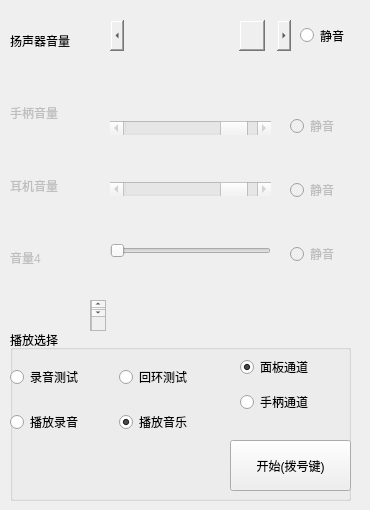
   <widget class="QWidget" name="page_4">
    <widget class="QWidget" name="verticalLayoutWidget_9">
     <property name="geometry">
      <rect>
       <x>10</x>
       <y>80</y>
       <width>81</width>
       <height>211</height>
      </rect>
     </property>
     <layout class="QVBoxLayout" name="verticalLayout_9">
      <item>
       <widget class="QLabel" name="label_HandVol">
        <property name="enabled">
         <bool>false</bool>
        </property>
        <property name="styleSheet">
         <string notr="true">font: 10pt &quot;Ubuntu&quot;;</string>
        </property>
        <property name="text">
         <string>手柄音量</string>
        </property>
       </widget>
      </item>
      <item>
       <widget class="QLabel" name="label_EarphVol">
        <property name="enabled">
         <bool>false</bool>
        </property>
        <property name="styleSheet">
         <string notr="true">font: 10pt &quot;Ubuntu&quot;;</string>
        </property>
        <property name="text">
         <string>耳机音量</string>
        </property>
       </widget>
      </item>
      <item>
       <widget class="QLabel" name="label_19">
        <property name="enabled">
         <bool>false</bool>
        </property>
        <property name="styleSheet">
         <string notr="true">font: 10pt &quot;Ubuntu&quot;;</string>
        </property>
        <property name="text">
         <string>音量4</string>
        </property>
       </widget>
      </item>
     </layout>
    </widget>
    <widget class="QWidget" name="verticalLayoutWidget_11">
     <property name="geometry">
      <rect>
       <x>110</x>
       <y>80</y>
       <width>161</width>
       <height>221</height>
      </rect>
     </property>
     <layout class="QVBoxLayout" name="verticalLayout_11">
      <item>
       <widget class="QScrollBar" name="horizontalScrollBar_HandVol">
        <property name="enabled">
         <bool>false</bool>
        </property>
        <property name="sliderPosition">
         <number>90</number>
        </property>
        <property name="orientation">
         <enum>Qt::Horizontal</enum>
        </property>
       </widget>
      </item>
      <item>
       <widget class="QScrollBar" name="horizontalScrollBar_EarphVol">
        <property name="enabled">
         <bool>false</bool>
        </property>
        <property name="sliderPosition">
         <number>90</number>
        </property>
        <property name="orientation">
         <enum>Qt::Horizontal</enum>
        </property>
       </widget>
      </item>
      <item>
       <widget class="QSlider" name="horizontalSlider_4">
        <property name="enabled">
         <bool>false</bool>
        </property>
        <property name="orientation">
         <enum>Qt::Horizontal</enum>
        </property>
       </widget>
      </item>
     </layout>
    </widget>
    <widget class="QScrollBar" name="horizontalScrollBar_SpeakVol">
     <property name="geometry">
      <rect>
       <x>110</x>
       <y>20</y>
       <width>181</width>
       <height>31</height>
      </rect>
     </property>
     <property name="styleSheet">
      <string notr="true">border-color: rgb(78, 154, 6);
selection-color: rgb(52, 101, 164);</string>
     </property>
     <property name="sliderPosition">
      <number>90</number>
     </property>
     <property name="orientation">
      <enum>Qt::Horizontal</enum>
     </property>
    </widget>
    <widget class="QLabel" name="label_SpeakVol">
     <property name="geometry">
      <rect>
       <x>10</x>
       <y>20</y>
       <width>81</width>
       <height>41</height>
      </rect>
     </property>
     <property name="styleSheet">
      <string notr="true">font: 10pt &quot;Ubuntu&quot;;</string>
     </property>
     <property name="text">
      <string>扬声器音量</string>
     </property>
    </widget>
    <widget class="QRadioButton" name="radioButton_SpeakVol">
     <property name="geometry">
      <rect>
       <x>300</x>
       <y>20</y>
       <width>61</width>
       <height>31</height>
      </rect>
     </property>
     <property name="styleSheet">
      <string notr="true">font: 10pt &quot;Ubuntu&quot;;</string>
     </property>
     <property name="text">
      <string>静音</string>
     </property>
     <property name="autoExclusive">
      <bool>false</bool>
     </property>
    </widget>
    <widget class="QTextBrowser" name="textBrowser_help_page5">
     <property name="geometry">
      <rect>
       <x>90</x>
       <y>300</y>
       <width>16</width>
       <height>31</height>
      </rect>
     </property>
     <property name="html">
      <string>&lt;!DOCTYPE HTML PUBLIC &quot;-//W3C//DTD HTML 4.0//EN&quot; &quot;http://www.w3.org/TR/REC-html40/strict.dtd&quot;&gt;
&lt;html&gt;&lt;head&gt;&lt;meta name=&quot;qrichtext&quot; content=&quot;1&quot; /&gt;&lt;style type=&quot;text/css&quot;&gt;
p, li { white-space: pre-wrap; }
&lt;/style&gt;&lt;/head&gt;&lt;body style=&quot; font-family:'SimSun'; font-size:9pt; font-weight:400; font-style:normal;&quot;&gt;
&lt;p style=&quot; margin-top:0px; margin-bottom:0px; margin-left:0px; margin-right:0px; -qt-block-indent:0; text-indent:0px;&quot;&gt;&lt;span style=&quot; font-family:'Ubuntu'; font-size:16pt; color:#8ae234;&quot;&gt;全局帮助信息：&lt;/span&gt;&lt;/p&gt;
&lt;p style=&quot; margin-top:0px; margin-bottom:0px; margin-left:0px; margin-right:0px; -qt-block-indent:0; text-indent:0px;&quot;&gt;&lt;span style=&quot; font-family:'Ubuntu'; font-size:16pt;&quot;&gt;0.界面中红色字体均表示快捷键!!!!      组合键需&lt;/span&gt;&lt;span style=&quot; font-family:'Ubuntu'; font-size:16pt; color:#ef2929;&quot;&gt;先按下测试（不松开），再按其他&lt;/span&gt;&lt;/p&gt;
&lt;p style=&quot; margin-top:0px; margin-bottom:0px; margin-left:0px; margin-right:0px; -qt-block-indent:0; text-indent:0px;&quot;&gt;&lt;span style=&quot; font-family:'Ubuntu'; font-size:16pt;&quot;&gt;1.快速切换到对应的页面：组合键，按下test，再按1-9中任意数字，将切换到对应的页面。&lt;/span&gt;&lt;/p&gt;
&lt;p style=&quot; margin-top:0px; margin-bottom:0px; margin-left:0px; margin-right:0px; -qt-block-indent:0; text-indent:0px;&quot;&gt;&lt;span style=&quot; font-family:'Ubuntu'; font-size:16pt;&quot;&gt;2.上一页，下一页：组合键，按下test，再按方向上或者方向下，将进行翻页操作。&lt;/span&gt;&lt;/p&gt;
&lt;p style=&quot; margin-top:0px; margin-bottom:0px; margin-left:0px; margin-right:0px; -qt-block-indent:0; text-indent:0px;&quot;&gt;&lt;span style=&quot; font-family:'Ubuntu'; font-size:16pt;&quot;&gt;3.重启设备： 组合键，按下test，再按下PTT，&lt;/span&gt;&lt;span style=&quot; font-family:'Ubuntu'; font-size:16pt; color:#ef2929;&quot;&gt;设备将重启&lt;/span&gt;&lt;/p&gt;
&lt;p style=&quot; margin-top:0px; margin-bottom:0px; margin-left:0px; margin-right:0px; -qt-block-indent:0; text-indent:0px;&quot;&gt;&lt;span style=&quot; font-family:'Ubuntu'; font-size:16pt;&quot;&gt;4.默认启动页：选择下次启动时将显示的页面。&lt;/span&gt;&lt;/p&gt;
&lt;p style=&quot;-qt-paragraph-type:empty; margin-top:0px; margin-bottom:0px; margin-left:0px; margin-right:0px; -qt-block-indent:0; text-indent:0px; font-family:'Ubuntu'; font-size:16pt;&quot;&gt;&lt;br /&gt;&lt;/p&gt;
&lt;p style=&quot;-qt-paragraph-type:empty; margin-top:0px; margin-bottom:0px; margin-left:0px; margin-right:0px; -qt-block-indent:0; text-indent:0px; font-family:'Ubuntu'; font-size:16pt;&quot;&gt;&lt;br /&gt;&lt;/p&gt;
&lt;p style=&quot;-qt-paragraph-type:empty; margin-top:0px; margin-bottom:0px; margin-left:0px; margin-right:0px; -qt-block-indent:0; text-indent:0px; font-family:'Ubuntu'; font-size:16pt;&quot;&gt;&lt;br /&gt;&lt;/p&gt;
&lt;p style=&quot;-qt-paragraph-type:empty; margin-top:0px; margin-bottom:0px; margin-left:0px; margin-right:0px; -qt-block-indent:0; text-indent:0px; font-family:'Ubuntu'; font-size:16pt;&quot;&gt;&lt;br /&gt;&lt;/p&gt;
&lt;p style=&quot; margin-top:0px; margin-bottom:0px; margin-left:0px; margin-right:0px; -qt-block-indent:0; text-indent:0px;&quot;&gt;&lt;span style=&quot; font-family:'Ubuntu'; font-size:16pt; color:#729fcf;&quot;&gt;本页帮助信息：&lt;/span&gt;&lt;/p&gt;
&lt;p style=&quot; margin-top:0px; margin-bottom:0px; margin-left:0px; margin-right:0px; -qt-block-indent:0; text-indent:0px;&quot;&gt;&lt;span style=&quot; font-family:'Ubuntu'; font-size:16pt;&quot;&gt;1.本页是音频测试页，主要针对是导光面板和工装板测试。&lt;/span&gt;&lt;/p&gt;
&lt;p style=&quot; margin-top:0px; margin-bottom:0px; margin-left:0px; margin-right:0px; -qt-block-indent:0; text-indent:0px;&quot;&gt;&lt;span style=&quot; font-family:'Ubuntu'; font-size:16pt;&quot;&gt;2.主要的功能可以选择播放，录音和回环。&lt;/span&gt;&lt;/p&gt;&lt;/body&gt;&lt;/html&gt;</string>
     </property>
    </widget>
    <widget class="QWidget" name="verticalLayoutWidget_8">
     <property name="geometry">
      <rect>
       <x>290</x>
       <y>80</y>
       <width>71</width>
       <height>221</height>
      </rect>
     </property>
     <layout class="QVBoxLayout" name="verticalLayout_8">
      <item>
       <widget class="QRadioButton" name="radioButton_HandVol">
        <property name="enabled">
         <bool>false</bool>
        </property>
        <property name="styleSheet">
         <string notr="true">font: 10pt &quot;Ubuntu&quot;;</string>
        </property>
        <property name="text">
         <string>静音</string>
        </property>
        <property name="autoExclusive">
         <bool>false</bool>
        </property>
       </widget>
      </item>
      <item>
       <widget class="QRadioButton" name="radioButton_EarphVol">
        <property name="enabled">
         <bool>false</bool>
        </property>
        <property name="styleSheet">
         <string notr="true">font: 10pt &quot;Ubuntu&quot;;</string>
        </property>
        <property name="text">
         <string>静音</string>
        </property>
        <property name="autoExclusive">
         <bool>false</bool>
        </property>
       </widget>
      </item>
      <item>
       <widget class="QRadioButton" name="radioButton_4">
        <property name="enabled">
         <bool>false</bool>
        </property>
        <property name="styleSheet">
         <string notr="true">font: 10pt &quot;Ubuntu&quot;;</string>
        </property>
        <property name="text">
         <string>静音</string>
        </property>
        <property name="autoExclusive">
         <bool>false</bool>
        </property>
       </widget>
      </item>
     </layout>
    </widget>
    <widget class="QGroupBox" name="groupBox">
     <property name="geometry">
      <rect>
       <x>10</x>
       <y>330</y>
       <width>341</width>
       <height>171</height>
      </rect>
     </property>
     <property name="styleSheet">
      <string notr="true">font: 10pt &quot;Ubuntu&quot;;</string>
     </property>
     <property name="title">
      <string>播放选择</string>
     </property>
     <widget class="QWidget" name="gridLayoutWidget_2">
      <property name="geometry">
       <rect>
        <x>0</x>
        <y>20</y>
        <width>211</width>
        <height>101</height>
       </rect>
      </property>
      <layout class="QGridLayout" name="gridLayout_7">
       <item row="0" column="0">
        <widget class="QRadioButton" name="radioButton_rec">
         <property name="styleSheet">
          <string notr="true">font: 10pt &quot;Ubuntu&quot;;</string>
         </property>
         <property name="text">
          <string>录音测试</string>
         </property>
        </widget>
       </item>
       <item row="0" column="1">
        <widget class="QRadioButton" name="radioButton_loop">
         <property name="styleSheet">
          <string notr="true">font: 10pt &quot;Ubuntu&quot;;</string>
         </property>
         <property name="text">
          <string>回环测试</string>
         </property>
        </widget>
       </item>
       <item row="1" column="0">
        <widget class="QRadioButton" name="radioButton_playrec">
         <property name="styleSheet">
          <string notr="true">font: 10pt &quot;Ubuntu&quot;;</string>
         </property>
         <property name="text">
          <string>播放录音</string>
         </property>
        </widget>
       </item>
       <item row="1" column="1">
        <widget class="QRadioButton" name="radioButton_playmusic">
         <property name="styleSheet">
          <string notr="true">font: 10pt &quot;Ubuntu&quot;;</string>
         </property>
         <property name="text">
          <string>播放音乐</string>
         </property>
         <property name="checked">
          <bool>true</bool>
         </property>
        </widget>
       </item>
      </layout>
     </widget>
     <widget class="QWidget" name="verticalLayoutWidget_7">
      <property name="geometry">
       <rect>
        <x>230</x>
        <y>20</y>
        <width>101</width>
        <height>71</height>
       </rect>
      </property>
      <layout class="QVBoxLayout" name="verticalLayout_7">
       <item>
        <widget class="QRadioButton" name="radioButton_micpanel">
         <property name="styleSheet">
          <string notr="true">font: 10pt &quot;Ubuntu&quot;;</string>
         </property>
         <property name="text">
          <string>面板通道</string>
         </property>
         <property name="checkable">
          <bool>true</bool>
         </property>
         <property name="checked">
          <bool>true</bool>
         </property>
        </widget>
       </item>
       <item>
        <widget class="QRadioButton" name="radioButton_michand">
         <property name="styleSheet">
          <string notr="true">font: 10pt &quot;Ubuntu&quot;;</string>
         </property>
         <property name="text">
          <string>手柄通道</string>
         </property>
        </widget>
       </item>
      </layout>
     </widget>
     <widget class="QPushButton" name="pushButton_Play">
      <property name="geometry">
       <rect>
        <x>220</x>
        <y>110</y>
        <width>121</width>
        <height>51</height>
       </rect>
      </property>
      <property name="styleSheet">
       <string notr="true">font: 11pt &quot;Ubuntu&quot;;</string>
      </property>
      <property name="text">
       <string>开始(拨号键)</string>
      </property>
     </widget>
    </widget>
   </widget>
